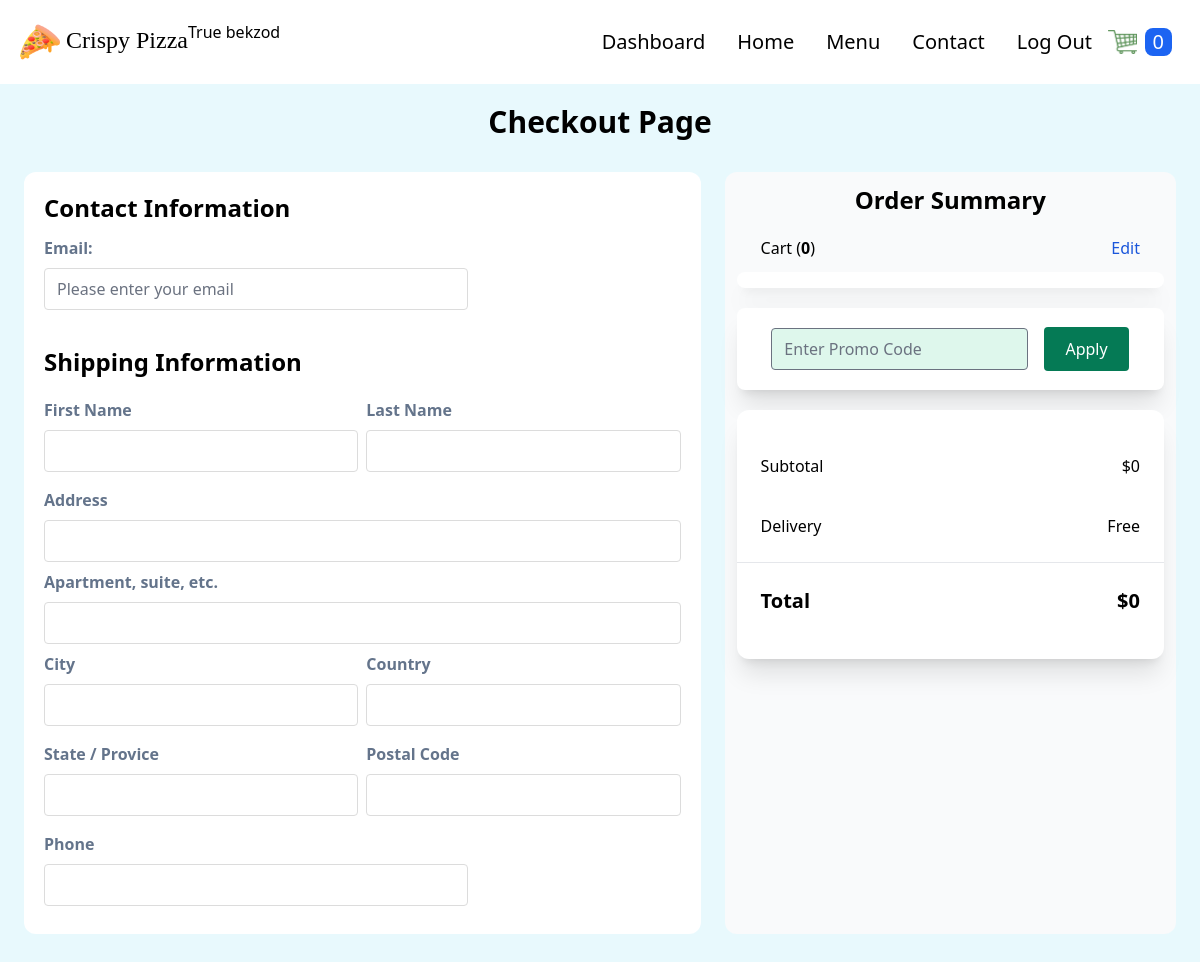
The app's page /checkout (signed in), older data.
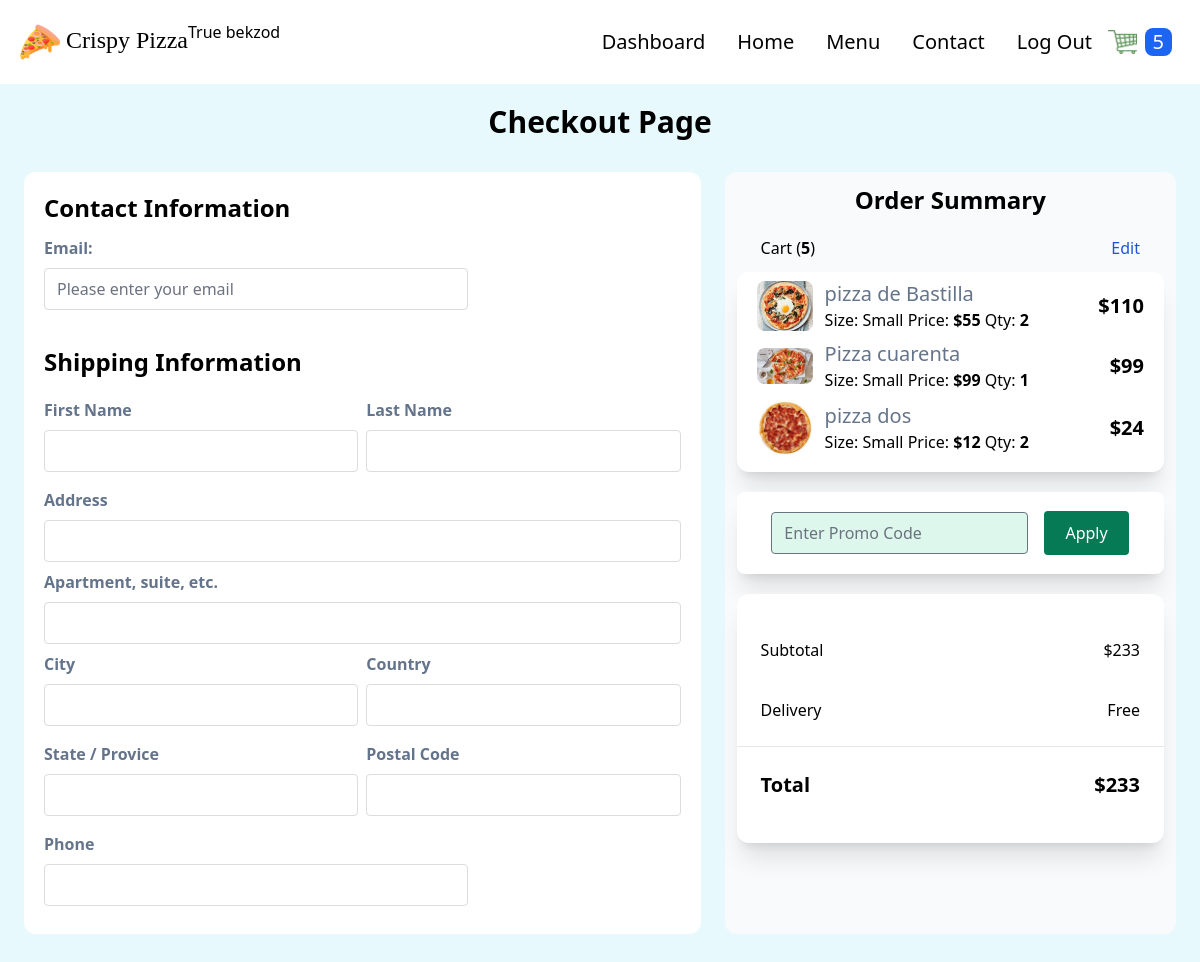
The same page, newer data.
### order/models.py (models this page shows, shortened)
class Order(models.Model):
    customer = models.ForeignKey(
        Customer, on_delete=models.CASCADE)
    date_ordered = models.DateTimeField(auto_now_add=True)
    date_modified = models.DateTimeField(auto_now=True)
    complete = models.BooleanField(default=False)
    transaction_id = models.UUIDField(
        primary_key=True, default=uuid.uuid4, editable=False)
    coupon = models.ForeignKey(
        'Coupon', on_delete=models.SET_NULL, blank=True, null=True)
    @property
    def get_cart_subtotal(self):
        order_items = self.orderitem_set.all()
        total = sum([item.get_total for item in order_items])
        return total
    @property
    def get_cart_total(self):
        total = self.get_cart_subtotal
        if self.coupon:
            total-= total*self.coupon.discount//100
            self.coupon_value = self.get_cart_subtotal*self.coupon.discount//100
        return total
    @property
    def get_cart_items(self):
        order_items = self.orderitem_set.all()
        total = sum([item.quantity for item in order_items])
        return total

class OrderItem(models.Model):
    product = models.ForeignKey(Product, on_delete=models.SET_NULL, null=True)
    order = models.ForeignKey(
        Order, on_delete=models.CASCADE, null=True, blank=True)
    quantity = models.IntegerField(default=0, null=True, blank=True)
    date_added = models.DateTimeField(auto_now_add=True)
    @property
    def get_total(self):
        total = self.product.price * self.quantity
        return total

### store/models.py (models this page shows, shortened)
class Product(models.Model):
    PRODUCT_TYPES = (
        ("Pizza", "pizza"),
        ("Nonpizza", "nonpizza")
    )
    id = models.UUIDField(primary_key=True, default=uuid.uuid4, editable=False)
    name = models.CharField(max_length=100)
    price = models.IntegerField()
    desc = models.TextField(max_length=500)
    image = models.ImageField(blank=True, upload_to='images')
    created_at = models.DateField(auto_now_add=True)
    updated_at = models.DateField(auto_now=True)
    product_type = models.CharField(max_length=10, choices=PRODUCT_TYPES)

### order/views.py (the view)
# urls.py: path('checkout', views.checkout, name="checkout"),
def checkout(request):
    if request.user.is_authenticated:
        customer = request.user.customer
    else:
        customer, created = Customer.objects.get_or_create(
            device=request.COOKIES['device'])
    order_qs = Order.objects.filter(
        customer=customer, complete=False)
    if order_qs.exists():
        order = order_qs[0]
        order_items = OrderItem.objects.filter(order=order)
        coupon_form = CouponApplyForm()
        context = {"order": order, "order_items": order_items, 'coupon_form': coupon_form,}
    return render(request, 'order/checkout.html', context=context)

### order/forms.py
class CouponApplyForm(forms.Form):
    code = forms.CharField(widget=forms.TextInput(attrs= {
        'class': 'w-3/5 m-2 rounded focus:ring-0 focus:border-[#c0c0c0] bg-green-100',
        'placeholder': 'Enter Promo Code'
    }))

### store/context_processors.py (called while the page is built, shortened)
def get_cart_quantity(request):
    if request.user.is_authenticated:
        customer = request.user.customer
    try:
        customer_order = Order.objects.filter(
            customer=customer, complete=False)[0]
        number_of_items = customer_order.get_cart_items
    except:
        number_of_items = 0
    finally:
        return {
            'cart_quantity': number_of_items
        }

### order/templates/order/checkout.html (shortened to what the changed rows need)
{% extends 'store/base.html' %} {% block content %} {% load static%}
<div class="my-5">
  <h1 class="flex items-center justify-center font-bold text-md lg:text-3xl">
    Checkout Page
  </h1>
</div>
<div class="flex justify-between mx-3 mb-5 bg-transparent rounded-xl">
  <div class="p-3 m-3 bg-white w-3/5 rounded-xl">
    <div class="p-2">
      <h2 class="font-bold mb-3 text-2xl">Contact Information</h2>
    </div>
    <div class="p-2">
      <h2 class="font-bold mb-5 text-2xl">Shipping Information</h2>
    </div>
  </div>
  <div class="flex flex-col p-3 m-3 bg-gray-50 w-2/5 rounded-xl">
    <div>
      <h2 class="font-bold mb-5 text-2xl text-center">Order Summary</h2>
      <div class="flex justify-between mx-6 my-3">
        <p>Cart (<strong>{{order.get_cart_items}}</strong>)</p>
        <p class="text-blue-700"><a href="{% url 'order:cart' %}">Edit</a></p>
      </div>
      <div class="flex flex-col shadow-xl p-2 rounded-xl bg-white">
        {%for item in order_items%}
        <div class="flex gap-3 items-center mx-3 mb-2">
          <img
            class="w-14 rounded-lg"
            src="{{item.product.image.url}}"
            alt=""
          />
          <div>
            <h3 class="text-slate-500 text-xl">{{item.product.name}}</h3>
            <p>
              Size: Small Price: <strong>${{item.product.price}}</strong> Qty:
              <strong>{{item.quantity}}</strong>
            </p>
          </div>
          <p class="ml-auto font-bold text-xl">${{item.get_total}}</p>
        </div>
        {% endfor %}
      </div>
    </div>
    <div class="mt-5 py-5 shadow-xl rounded-xl bg-white">
      <div class="flex justify-between m-3 p-3">
        <p>Subtotal</p>
        <p>${{order.get_cart_subtotal}}</p>
      </div>
      <div class="flex justify-between m-3 p-3 font-bold text-xl">
        <p>Total</p>
        <p>${{order.get_cart_total}}</p>
      </div>
    </div>
  </div>
</div>
{% endblock %}

### store/templates/store/base.html (shortened to what this page needs)
{% load static %}
<!DOCTYPE html>
<html lang="en">
  <head>
    <link rel="stylesheet" href="{% static 'store/src/styles.css' %}" />
    <link rel="stylesheet" href="{% static 'store/src/customStyles.css' %}" />
  </head>
  <body class="m-0 p-0 bg-dimly-blue">
    <nav class="p-5 bg-white flex">
      <div class="flex justify-between items-center">
        <a href="{% url 'store:products' %}">
          <span class="text-2xl font-[Poppins] cursor-pointer">
            <img
              class="h-10 inline"
              src="{% static 'store/images/pizza.png' %}"
            />
            Crispy Pizza
          </span>
        </a>
      </div>
      <h2>{{user.is_superuser}} {{user.username}}</h2>
      <ul class="flex ml-auto items-center">
        {% if user.is_superuser %}
        <li class="text-xl mx-4 hover:text-cyan-500 duration-500">
          <a href="{% url 'store:dashboard' %}">Dashboard</a>
        </li>
        {% endif %}
        <li class="text-xl mx-4 hover:text-cyan-500 duration-500">
          <a href="{% url 'store:products' %}">Home</a>
        </li>
        <li class="text-xl mx-4 hover:text-cyan-500 duration-500">
          <a href="">Menu</a>
        </li>
        <li class="text-xl mx-4 hover:text-cyan-500 duration-500">
          <a href="">Contact</a>
        </li>
        {% if user.is_authenticated %}
        <li class="text-xl mx-4 hover:text-cyan-500 duration-500">
          <a href="{% url 'users:logout' %}">Log Out</a>
        </li>
        {% else %}
        <li class="text-xl mx-4 hover:text-cyan-500 duration-500">
          <a href="{% url 'users:login' %}">Log In</a>
        </li>
        {% endif %}
        <li>
          <a href="{% url 'order:cart' %}">
            <img
              class="h-6"
              src="{% static 'store/images/cart.png' %}"
              alt="cart"
            />
          </a>
        </li>
        <li class="p-2">
          <div class="bg-blue-600 rounded-lg px-2">
            <p class="text-xl text-white">{{cart_quantity}}</p>
          </div>
        </li>
      </ul>
    </nav>
    {% block content %} {% endblock %}
  </body>
</html>

Row changes from the older to the newer data that the page shows:
computed for Order: get_cart_items "0" → "5"; get_cart_subtotal "0" → "233"; get_cart_total "0" → "233"
added OrderItem: product.image (picture), product.name "pizza de Bastilla", product.price "55", quantity "2", get_total "110"
added OrderItem: product.image (picture), product.name "Pizza cuarenta", product.price "99", quantity "1", get_total "99"
added OrderItem: product.image (picture), product.name "pizza dos", product.price "12", quantity "2", get_total "24"
Text that changed along with them:
{{ cart_quantity }}: "0" → "5"
